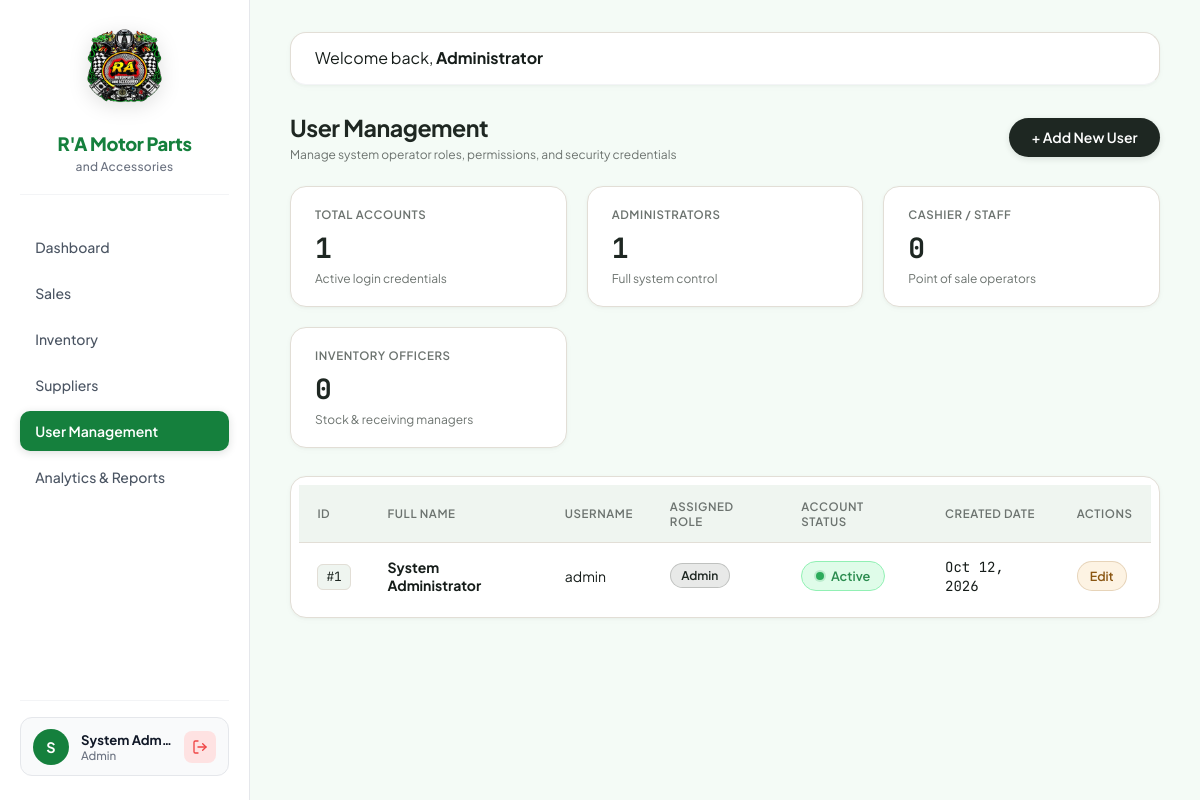
The app's page /frontend/views/admin/users/users.php (signed in) with its own data.
### tables this page shows
CREATE TABLE IF NOT EXISTS `users` (
    `user_id` INT AUTO_INCREMENT PRIMARY KEY,
    `role_id` INT NOT NULL,
    `first_name` VARCHAR(50) NOT NULL,
    `last_name` VARCHAR(50) NOT NULL,
    `username` VARCHAR(50) NOT NULL UNIQUE,
    `password` VARCHAR(255) NOT NULL,
    `status` ENUM('Active', 'Inactive') DEFAULT 'Active',
    `created_at` TIMESTAMP DEFAULT CURRENT_TIMESTAMP,
    `updated_at` TIMESTAMP DEFAULT CURRENT_TIMESTAMP ON UPDATE CURRENT_TIMESTAMP,
    FOREIGN KEY (`role_id`) REFERENCES `roles`(`role_id`) ON DELETE RESTRICT ON UPDATE CASCADE
);

CREATE TABLE IF NOT EXISTS `roles` (
    `role_id` INT AUTO_INCREMENT PRIMARY KEY,
    `role_name` VARCHAR(50) NOT NULL UNIQUE,
    `created_at` TIMESTAMP DEFAULT CURRENT_TIMESTAMP
);

### frontend/views/admin/users/users.php (the view, shortened to what this page needs)
<?php
$conn = getDBConnection();
$users = $conn->query("
    SELECT u.user_id, u.first_name, u.last_name, u.username, u.role_id, u.status, u.created_at, r.role_name
    FROM users u
    LEFT JOIN roles r ON u.role_id = r.role_id
    ORDER BY u.user_id ASC
");
$total_users = (int)$conn->query("SELECT COUNT(*) AS total FROM users")->fetch_assoc()['total'] ?? 0;
$admin_count = (int)$conn->query("SELECT COUNT(*) AS total FROM users WHERE role_id = 1")->fetch_assoc()['total'] ?? 0;
$staff_count = (int)$conn->query("SELECT COUNT(*) AS total FROM users WHERE role_id = 2")->fetch_assoc()['total'] ?? 0;
$inv_count   = (int)$conn->query("SELECT COUNT(*) AS total FROM users WHERE role_id = 3")->fetch_assoc()['total'] ?? 0;
?>
<!DOCTYPE html>
<html lang="en">
<head>
    <link rel="stylesheet" href="../../../assets/css/style.css">
    <link rel="stylesheet" href="users.css">
</head>
<body>
<div class="dashboard-container">
    <?php include __DIR__ . '/../sidebar.php'; ?>
        <main class="main-content">
        <header class="topbar">
            <div>Welcome back, <strong>Administrator</strong></div>
        </header>
        <div class="page-header">
            <div>
                <h1 class="page-title">User Management</h1>
                <p class="stat-card-sub">Manage system operator roles, permissions, and security credentials</p>
            </div>
            <button type="button" class="btn-add" onclick="openModal()">+ Add New User</button>
        </div>
        <div class="stats-grid">
            <div class="stat-card">
                <h4>Total Accounts</h4>
                <div class="value"><?= $total_users; ?></div>
                <div class="stat-card-sub">Active login credentials</div>
            </div>
            <div class="stat-card">
                <h4>Administrators</h4>
                <div class="value"><?= $admin_count; ?></div>
                <div class="stat-card-sub">Full system control</div>
            </div>
            <div class="stat-card">
                <h4>Cashier / Staff</h4>
                <div class="value"><?= $staff_count; ?></div>
                <div class="stat-card-sub">Point of sale operators</div>
            </div>
            <div class="stat-card">
                <h4>Inventory Officers</h4>
                <div class="value"><?= $inv_count; ?></div>
                <div class="stat-card-sub">Stock & receiving managers</div>
            </div>
        </div>
        <div class="table-container table-container-padded">
            <table class="data-table">
                <thead>
                    <tr>
                        <th>ID</th>
                        <th>Full Name</th>
                        <th>Username</th>
                        <th>Assigned Role</th>
                        <th>Account Status</th>
                        <th>Created Date</th>
                        <th>Actions</th>
                    </tr>
                </thead>
                <tbody>
                    <?php if ($users && $users->num_rows > 0): ?>
                                   <?php while ($row = $users->fetch_assoc()): ?>
                            <tr>
                                <td><code>#<?= $row['user_id']; ?></code></td>
                                <td><strong><?= htmlspecialchars($row['first_name'] . ' ' . $row['last_name']); ?></strong></td>
                                <td><?= htmlspecialchars($row['username']); ?></td>
                                <td>
                                    <?php
                                        $role_class = 'role-cashier';
                                        if ($row['role_id'] == 1) $role_class = 'role-admin';
                                    ?>
                                    <span class="badge-role <?= $role_class; ?>">
                                        <?= htmlspecialchars($row['role_name'] ?? 'Staff'); ?>
                                    </span>
                                </td>
                                <td>
                                    <?php if ($row['user_id'] == 1): ?>
                                        <span class="status-toggle-pill is-active is-locked" title="Primary Administrator cannot be deactivated">
                                            <span class="toggle-dot"></span>
                                            <span class="toggle-text">Active</span>
                                        </span>
                                    <?php endif; ?>
                                </td>
                                <td><span class="font-mono"><?= date('M d, Y', strtotime($row['created_at'])); ?></span></td>
                                <td>
                                    <button type="button" class="btn-action btn-edit" onclick="editUser(
                                        <?= (int)$row['user_id']; ?>,
                                        '<?= addslashes($row['first_name']); ?>',
                                        '<?= addslashes($row['last_name']); ?>',
                                        '<?= addslashes($row['username']); ?>',
                                        <?= (int)$row['role_id']; ?>,
                                        '<?= addslashes($row['status']); ?>'
                                    )">Edit</button>
                                </td>
                            </tr>
                        <?php endwhile; ?>
                    <?php else: ?>
                        <tr>
                            <td colspan="7" class="empty-table-msg">No system users found.</td>
                        </tr>
                    <?php endif; ?>
                </tbody>
            </table>
        </div>
    </main>
</div>
</body>
</html>

### frontend/assets/css/style.css (style rules this page uses)
:root { --bg: #f4fbf6; --surface: #ffffff; --surface-low: #eff5f0; --surface-high: #e3eae5; --primary: #1e2722; --primary-hover: #2d3a33; --secondary: #176b4b; --secondary-container: #dcece3; --text: #161d1a; --muted: #6c736f; --border: #e2ded6; --border-light: #efece6; --danger: #ba1a1a; --danger-bg: #fcece9; --warning: #8a5612; --warning-bg: #fdf3e3; --success: #1f6b47; --success-bg: #e5f4ec; --shadow-sm: 0 1px 3px rgba(30, 39, 34, 0.04), 0 2px 8px rgba(30, 39, 34, 0.02); --shadow: 0 1px 3px rgba(30, 39, 34, 0.04), 0 8px 24px rgba(30, 39, 34, 0.04); --shadow-lg: 0 12px 32px -4px rgba(30, 39, 34, 0.08), 0 4px 12px rgba(30, 39, 34, 0.03); --radius: 16px; --radius-sm: 8px; --radius-full: 9999px; --sidebar-w: 245px; }
* { margin: 0; padding: 0; box-sizing: border-box; font-family: 'Plus Jakarta Sans', sans-serif; }
body { background-color: var(--bg); color: var(--text); -webkit-font-smoothing: antialiased; }
code, .font-mono, .mono-val { font-family: 'JetBrains Mono', monospace !important; }
.btn-primary, .btn-add { background: var(--primary); color: #ffffff; padding: 0.65rem 1.4rem; text-decoration: none; border-radius: var(--radius-full); cursor: pointer; border: none; font-weight: 600; font-size: 0.875rem; transition: all 0.18s ease; display: inline-flex; align-items: center; justify-content: center; gap: 0.4rem; box-shadow: 0 2px 6px rgba(30, 39, 34, 0.12); }
.btn-action { padding: 0.35rem 0.75rem; border: none; border-radius: var(--radius-full); cursor: pointer; font-size: 0.78rem; margin-right: 0.25rem; font-weight: 600; text-decoration: none; display: inline-block; transition: all 0.15s ease; }
.btn-edit { background: var(--warning-bg); color: var(--warning); border: 1px solid rgba(138, 86, 18, 0.2); }
.dashboard-container { display: flex; min-height: 100vh; }
.main-content { flex: 1; padding: 2rem 2.5rem; background-color: var(--bg); overflow-y: auto; }
.topbar { display: flex; justify-content: space-between; align-items: center; background: var(--surface); padding: 0.85rem 1.5rem; border-radius: var(--radius); box-shadow: var(--shadow-sm); margin-bottom: 1.75rem; border: 1px solid var(--border); }
.page-header { display: flex; justify-content: space-between; align-items: center; margin-bottom: 1.5rem; }
.page-title { font-size: 1.45rem; font-weight: 700; color: var(--primary); letter-spacing: -0.02em; }
.stats-grid { display: grid; grid-template-columns: repeat(auto-fit, minmax(220px, 1fr)); gap: 1.25rem; margin-bottom: 1.75rem; }
.stat-card { background: var(--surface); padding: 1.25rem 1.5rem; border-radius: var(--radius); border: 1px solid var(--border); box-shadow: var(--shadow-sm); transition: transform 0.2s ease, box-shadow 0.2s ease; }
.stat-card h4 { color: var(--muted); font-size: 0.72rem; margin-bottom: 0.4rem; text-transform: uppercase; letter-spacing: 0.05em; font-weight: 600; }
.stat-card .value { font-size: 1.75rem; font-weight: 700; color: var(--primary); font-family: 'JetBrains Mono', monospace; }
.stat-card-sub { font-size: 0.75rem; color: var(--muted); margin-top: 0.35rem; }
.table-container { background: var(--surface); border-radius: var(--radius); border: 1px solid var(--border); box-shadow: var(--shadow-sm); overflow-x: auto; }
.table-container-padded { padding: 0.5rem; }
.data-table { width: 100%; border-collapse: collapse; }
.data-table th { background-color: var(--surface-low); color: var(--muted); font-weight: 600; font-size: 0.72rem; text-transform: uppercase; letter-spacing: 0.05em; padding: 0.85rem 1.15rem; text-align: left; border-bottom: 1px solid var(--border); }
.data-table td { padding: 0.85rem 1.15rem; border-bottom: 1px solid var(--border-light); color: var(--text); font-size: 0.875rem; vertical-align: middle; }
.data-table tr:last-child td { border-bottom: none; }
.data-table code { background: var(--surface-low); padding: 0.2rem 0.5rem; border-radius: 6px; font-size: 0.8rem; color: var(--primary); border: 1px solid var(--border); }
.main-content { flex: 1; min-width: 0; padding: 2rem 2.5rem; overflow-y: auto; }
.topbar { display: flex; justify-content: space-between; align-items: center; margin-bottom: 1.75rem; padding-bottom: 1rem; border-bottom: 1px solid #f3f4f6; }

### records on screen
users: user_id "1", first_name+last_name "System Administrator", username "admin", role.role_name "Admin", shows "Active", created_at "Oct 12, 2026"

### other values on screen
substr($_SESSION['full_name'] ?? 'A', 0, 1) "S"
$_SESSION['full_name'] "System Adm…"
$_SESSION['role_name'] "Admin"
$total_users "1"
$admin_count "1"
$staff_count "0"
$inv_count "0"
